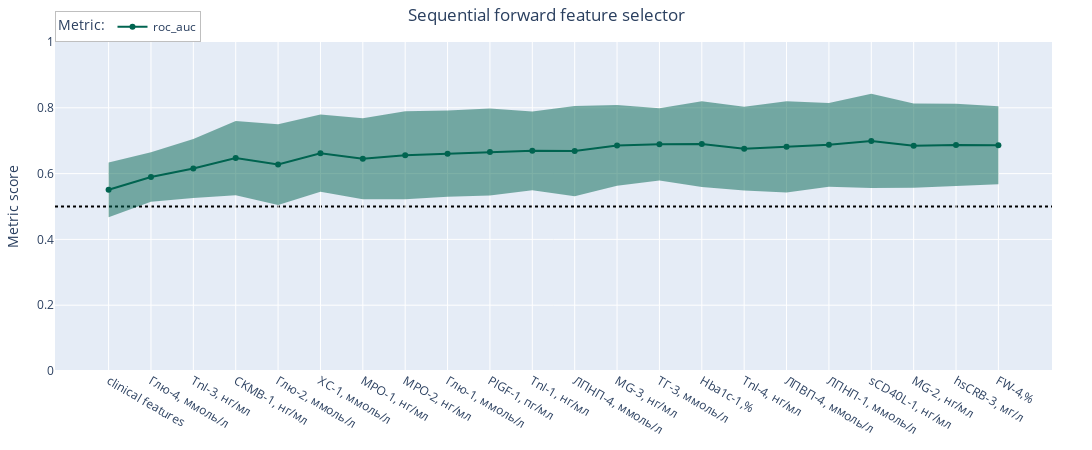

The cell this chart's notebook holds for it:
### Markdown cell above
### All clinical

### Code cell
fs = Feature_selector(
    targets = ['Combined target'],          # folder name to obtain optimisation files
    datasets = ['c', ],                     # a, b, c, abc
    subsets = ['Biomarkers + Clinical'],    # Biomarkers, Clinical, Biomarkers + Clinical
    models = ['randomforest'],              # svm, knn, LogisticRegression, catboost, randomforest, adaboost
    selectors = ['SFS'],                    # folder name to save results: RFFI, SFS/RFE, SHAP
    folder = 'all',            # folder name to save results
    drop_col=None,
)
fs.save = True

# selection of biomarkers with clinical features as base
biomarkers = {'a':biomarkers_a, 'b':biomarkers_b, 'c':biomarkers_c}
for dataset in [ 'b', 'c', 'a']:
    fs.datasets = dataset, 
    for metric in ['roc_auc']:
        fs.get_importances(
                            metric=metric,
                            fixed_N=len(clinical_features),
                            N=len(clinical_features)+len(biomarkers[dataset])
        )

# # selection of biomarkers
# fs.subsets=['Biomarkers']
# for dataset in ['b', 'c', 'a']:
#     fs.datasets = dataset, 
#     for metric in ['roc_auc']:
#         fs.get_importances(
#                             metric=metric,
#                             fixed_N=None,
#                             N=len(biomarkers[dataset])
#         )

### Figure 1 — Plotly figure (JSON) as saved in the notebook; plotly's stock layout.template omitted (floating-point values rounded to 4 significant figures)
{"data": [{"fill": "tozerox", "line": {"color": "rgba(0,100,80,0.)"}, "showlegend": false, "type": "scatter", "x": ["clinical features", "Глю-4, ммоль/л", "TnI-3, нг/мл", "CKMB-1, нг/мл", "Глю-2, ммоль/л", "ХС-1, ммоль/л", "MPO-1, нг/мл", "MPO-2, нг/мл", "Глю-1, ммоль/л", "PlGF-1, пг/мл", "TnI-1, нг/мл", "ЛПНП-4, ммоль/л", "MG-3, нг/мл", "ТГ-3, ммоль/л", "Hba1c-1,%", "TnI-4, нг/мл", "ЛПВП-4, ммоль/л", "ЛПНП-1, ммоль/л", "sCD40L-1, нг/мл", "MG-2, нг/мл", "hsCRB-3, мг/л", "FW-4,%", "FW-4,%", "hsCRB-3, мг/л", "MG-2, нг/мл", "sCD40L-1, нг/мл", "ЛПНП-1, ммоль/л", "ЛПВП-4, ммоль/л", "TnI-4, нг/мл", "Hba1c-1,%", "ТГ-3, ммоль/л", "MG-3, нг/мл", "ЛПНП-4, ммоль/л", "TnI-1, нг/мл", "PlGF-1, пг/мл", "Глю-1, ммоль/л", "MPO-2, нг/мл", "MPO-1, нг/мл", "ХС-1, ммоль/л", "Глю-2, ммоль/л", "CKMB-1, нг/мл", "TnI-3, нг/мл", "Глю-4, ммоль/л", "clinical features"], "y": [0.6338, 0.6652, 0.7052, 0.7601, 0.7502, 0.7795, 0.7681, 0.7894, 0.7918, 0.7976, 0.789, 0.8055, 0.8081, 0.7989, 0.8203, 0.803, 0.8202, 0.8146, 0.8423, 0.813, 0.8124, 0.8045, 0.5674, 0.5612, 0.5567, 0.556, 0.5604, 0.5425, 0.5486, 0.5589, 0.5792, 0.5633, 0.5315, 0.5493, 0.5337, 0.5293, 0.5219, 0.5223, 0.5447, 0.5047, 0.5345, 0.5258, 0.5143, 0.4675]}, {"fillcolor": "rgba(0,100,80,0.2)", "line": {"color": "rgb(0,100,80)"}, "mode": "markers+lines", "name": "roc_auc", "type": "scatter", "x": ["clinical features", "Глю-4, ммоль/л", "TnI-3, нг/мл", "CKMB-1, нг/мл", "Глю-2, ммоль/л", "ХС-1, ммоль/л", "MPO-1, нг/мл", "MPO-2, нг/мл", "Глю-1, ммоль/л", "PlGF-1, пг/мл", "TnI-1, нг/мл", "ЛПНП-4, ммоль/л", "MG-3, нг/мл", "ТГ-3, ммоль/л", "Hba1c-1,%", "TnI-4, нг/мл", "ЛПВП-4, ммоль/л", "ЛПНП-1, ммоль/л", "sCD40L-1, нг/мл", "MG-2, нг/мл", "hsCRB-3, мг/л", "FW-4,%"], "y": [0.5507, 0.5897, 0.6155, 0.6473, 0.6274, 0.6621, 0.6452, 0.6556, 0.6605, 0.6656, 0.6692, 0.6685, 0.6857, 0.689, 0.6896, 0.6758, 0.6814, 0.6875, 0.6992, 0.6848, 0.6868, 0.6859]}], "layout": {"height": 450, "legend": {"bordercolor": "Grey", "borderwidth": 0.5, "orientation": "h", "title": {"text": "Metric:"}, "x": 0, "xanchor": "left", "y": 1.001, "yanchor": "bottom"}, "margin": {"b": 40, "l": 40, "r": 40, "t": 40}, "shapes": [{"layer": "below", "line": {"color": "black", "dash": "dot", "width": 2}, "type": "line", "x0": 0, "x1": 1, "xref": "x domain", "y0": 0.5, "y1": 0.5, "yref": "y"}], "showlegend": true, "title": {"text": "Sequential forward feature selector", "x": 0.5}, "width": 1300, "yaxis": {"range": [0, 1], "title": {"text": "Metric score"}}}}
